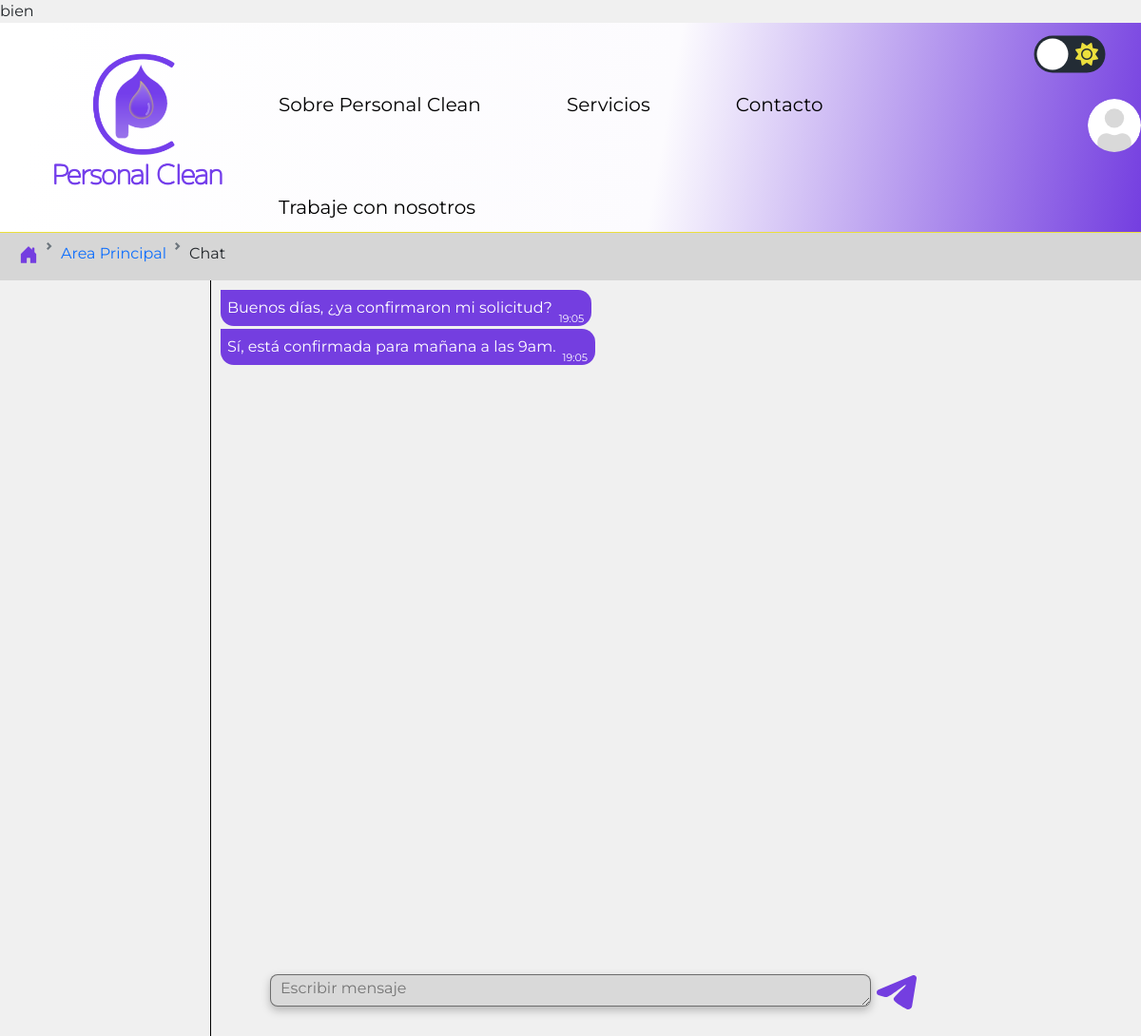
Before: /chat.php?idchat=2 (signed in) with the older database file.
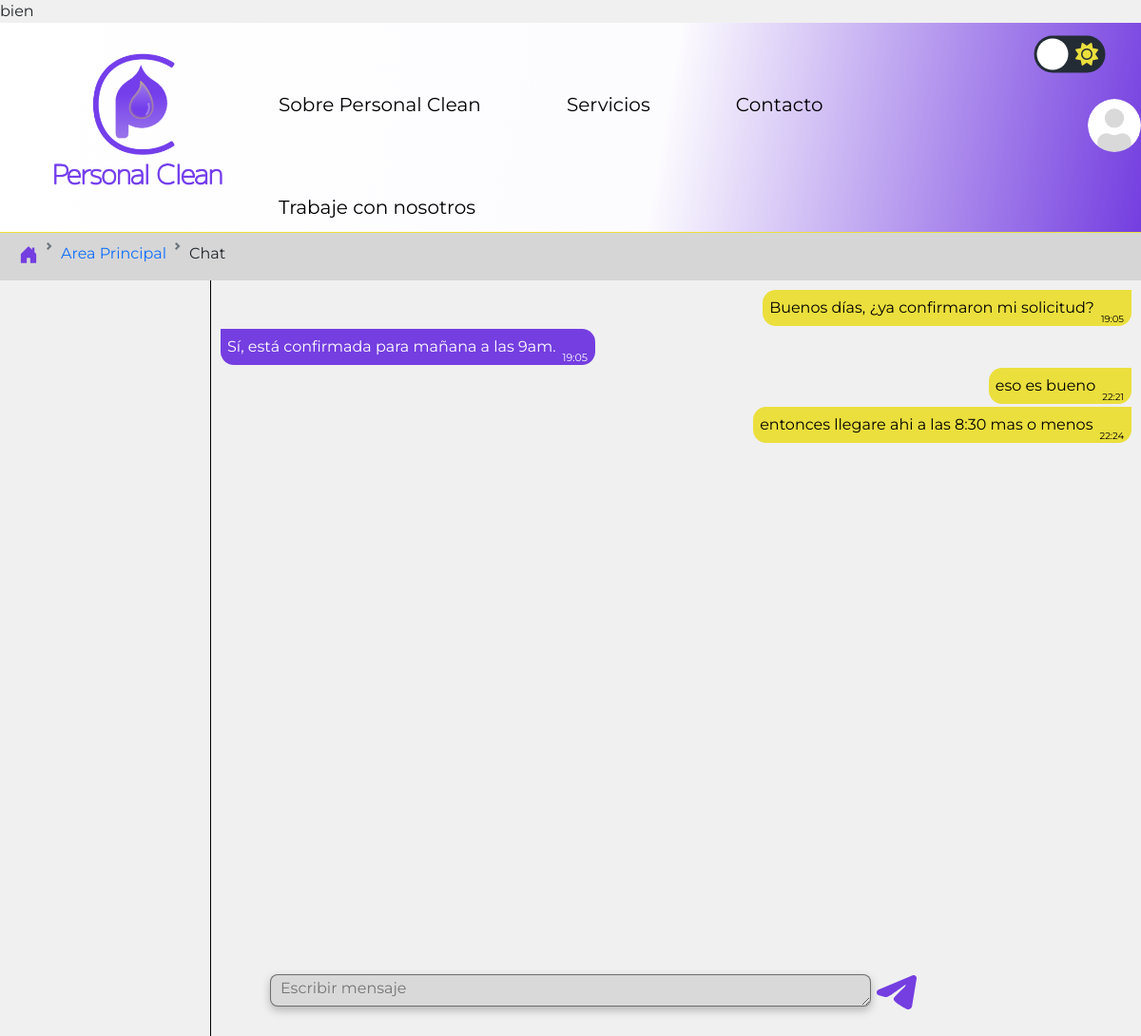
After: the same page with the newer database file.
### tables this page shows
CREATE TABLE `mensajes` (
  `idmensajes` int(11) NOT NULL,
  `idChat` int(11) NOT NULL,
  `contenido` varchar(1000) NOT NULL,
  `envia` varchar(20) DEFAULT NULL,
  `fechaHora` varchar(25) DEFAULT NULL,
  `visto` enum('si','no') NOT NULL
);

### chat.php (the view, shortened to what this page needs)
<?php
include './assets/ajax/conexionBD.php';
$tipo_usuario = $_SESSION['usuario']['tipo'];
$miTipo = ($tipo_usuario === 'clientes') ? 'cliente' : 'funcionario';
$selected_chat_id = isset($_GET['idchat']) ? (int)$_GET['idchat'] : null;
$mensajes = [];
if ($selected_chat_id) {
    $sqlMensajes = "SELECT * FROM mensajes WHERE idChat = :chat_id ORDER BY fechaHora ASC";
    $stmtMensajes = $conexion->prepare($sqlMensajes);
    $stmtMensajes->bindValue(':chat_id', $selected_chat_id);
    $stmtMensajes->execute();
    $mensajes = $stmtMensajes->fetchAll(PDO::FETCH_ASSOC);
}
?>
<!DOCTYPE html>
<html lang="es">
<head>
    <link href="https://cdn.jsdelivr.net/npm/bootstrap@5.3.0-alpha1/dist/css/bootstrap.min.css" rel="stylesheet" />
    <link href="https://unpkg.com/aos@2.3.1/dist/aos.css" rel="stylesheet" />
    <link rel="stylesheet" href="./assets/estilos.css" />
</head>
<body>
    <?php include_once './assets/headerLogueado.php'; ?>
    <nav style="" aria-label="breadcrumb">
        <ol class="breadcrumb" style="--bs-breadcrumb-margin-bottom: 0rem;">
            <li class="breadcrumb-item active" aria-current="page">
                <a href="index.php"><img src="./assets/images/house.svg" alt=""></a>
            </li>
            <li class="breadcrumb-item active"> <a href="<?php echo ($_SESSION['usuario']['tipo'] == 'funcionarios') ? 'area_funcionarios.php' : 'area_clientes.php'; ?>">Area Principal</a></li>
            <li class="breadcrumb-item">Chat</li>
        </ol>
    </nav>
    <div class="areaChat">
        <aside class="conversasiones">
        </aside>
        <div class="chat">
            <?php if ($selected_chat_id): ?>
                <?php foreach ($mensajes as $msg):
                    $clase = ($msg['envia'] == $miTipo) ? 'cajaPrincipal' : 'cajaSecundario';
                ?>
                    <div class="<?php echo $clase; ?>">
                        <p><?php echo htmlspecialchars($msg['contenido']); ?></p>
                        <span><?php echo date("H:i", strtotime($msg['fechaHora'])); ?></span>
                    </div>
                <?php endforeach; ?>
                <div class="envioMensaje">
                    <form method="POST" action="">
                        <textarea name="mensajeChat" id="mensajeChat" placeholder="Escribir mensaje"></textarea>
                        <button type="submit"><img src="./assets/images/sendMessage.svg" alt="Enviar"></button>
                    </form>
                </div>
            <?php endif; ?>
        </div>
    </div>
</body>
</html>

### assets/headerLogueado.php (shortened to what this page needs)
<link rel="stylesheet" href="https://cdnjs.cloudflare.com/ajax/libs/font-awesome/6.5.0/css/all.min.css">
<header>
    <div class="cabecera">
     <a href="./index.php"><img id="logoCompleto" src="./assets/images/logoCompleto.png" alt="">
                                       <img id="logoParcial" src="./assets/images/personalClean.png" alt=""></a>
     <nav>
         <div class="GrupoBotonesHeader">
             <button id="bottonHeader" type="button" class="btn" data-bs-toggle="dropdown" aria-expanded="false">
               Sobre Personal Clean
             </button>
             <button id="bottonHeader" type="button" class="btn" data-bs-toggle="dropdown" aria-expanded="false">
                 Servicios
               </button>
               <button id="bottonHeader" type="button" class="btn" aria-expanded="false">
                 <a id="contacto" href="../contacto.php">Contacto</a>
               </button>
               <button id="bottonHeader" type="button" class="btn" data-bs-toggle="dropdown" aria-expanded="false">
                Trabaje con nosotros
              </button>
           </div>
     </nav>
    <div class="switchCO" id="varCO">
      <label class="modoCO" for="chk">
        <i class="fas fa-sun"></i>
        <div class="ball"></div>
      </label>
    </div>
    <div class="dropdown">
      <div class="areaUsuario" role="button" id="dropdownUser" data-bs-toggle="dropdown" aria-expanded="false">
        <img src="./assets/images/userIcon.svg" alt="Icono usuario" >
      </div>
    </div>
 </header>

### assets/estilos.css (style rules this page uses)
p { margin: 0; }
a { text-decoration: none; }
html { scroll-behavior: smooth; }
* { box-sizing: border-box; }
header { background: linear-gradient(100deg, rgb(255,255,255) 4%, rgb(252,251,254) 58%, rgb(116,62,224) 100%); border-bottom: 1px solid #EBDF3D; }
.cabecera { display: flex; flex-direction: row; }
.cabecera > a > img { width: 220px; transition: 0.3s; margin-left: 30px; }
#bottonHeader { margin-right: 30px; margin-left: 30px; margin-top: 9.2%; font-size: 20px; color: #000000; transition: 0.3s; }
.switchCO { width: 100px; height: 40px; position: absolute; right: 0; }
.modoCO { background-color: rgb(35, 44, 53); border-radius: 50px; cursor: pointer; display: flex; align-items: center; justify-content: space-between; padding: 5px; height: 26px; width: 50px; transform: scale(1.5); margin-top: 20px; }
.modoCO .ball { background-color: #fff; border-radius: 50%; position: absolute; top: 2px; left: 2px; height: 22px; width: 22px; transform: translateX(0px); transition: transform 0.2s linear; }
.fa-sun { color: #EBDF3D; }
.breadcrumb { padding-top: 10px; padding-left: 20px; background-color: #d6d6d6; height: 50px; }
body { margin: 0; padding: 0; font-family: Montserrat; background-color: #f0f0f0; }
#contacto { text-decoration: none; color: #000000; }
.areaUsuario > img { width: 55.83px; cursor: pointer; }
.areaUsuario { margin-top: 80px; margin-left: 200px; }
.areaChat { display: flex; flex-direction: row; height: 100vh; overflow: hidden; }
.areaChat > .conversasiones { height: 100%; width: 222px; padding-top: 7px; border-right: solid black 1px; overflow-y: auto; }
.areaChat > .chat { flex: 1; height: 100%; overflow-y: auto; padding: 10px; width: 100%; flex: 1; display: flex; flex-direction: column; height: 100vh; overflow-y: auto; padding: 10px; padding-bottom: 100px; }
.envioMensaje { position: fixed; bottom: 10px; left: 50%; transform: translateX(-50%); width: 80%; max-width: 800px; padding: 10px; }
.envioMensaje > form { justify-self: center; }
.envioMensaje > form > textarea { width: 632px; min-height: 34px; height: 34px; max-height: 80px; background-color: #D9D9D9; border-radius: 8px; border: solid rgba(0, 0, 0, 0.5) 1px; padding-left: 10px; box-shadow: 0px 4px 10px rgba(0, 0, 0, 0.25); }
.envioMensaje > form > button { border: solid black 0px; background-color: #00000000; position: absolute; transition: 0.3s; }
.chat > .cajaSecundario { display: flex; max-width: 451px; background-color: #743EE0; color: white; align-self: flex-start; border-radius: 0px 14px 14px 14px; margin-bottom: 3px; }
.chat > .cajaSecundario > p { margin: 7px; font-size: 16px; }
.chat > .cajaSecundario > span { font-size: 11px; justify-self: end; align-self: end; margin-right: 8px; }
.chat > .cajaPrincipal { display: flex; max-width: 451px; background-color: #EBDF3D; color: black; align-self: flex-end; border-radius: 14px 0px 14px 14px; margin-bottom: 3px; }
.chat > .cajaPrincipal > p { margin: 7px; font-size: 16px; }
.chat > .cajaPrincipal > span { font-size: 10px; justify-self: end; align-self: end; margin-right: 8px; display: flex; flex-direction: row; }
.areaChat > .chat { scrollbar-width: thin; scrollbar-color: #743EE0 #f5f5f500; }

Changed rows visible on the page:
changed mensajes "Buenos días, ¿ya confirmaron mi solicitud?": envia "0" → "funcionario" (drawn)
added mensajes: contenido "eso es bueno", fechaHora "22:21", envia "funcionario" (drawn)
added mensajes: contenido "entonces llegare ahi a las 8:30 mas o menos", fechaHora "22:24", envia "funcionario" (drawn)
